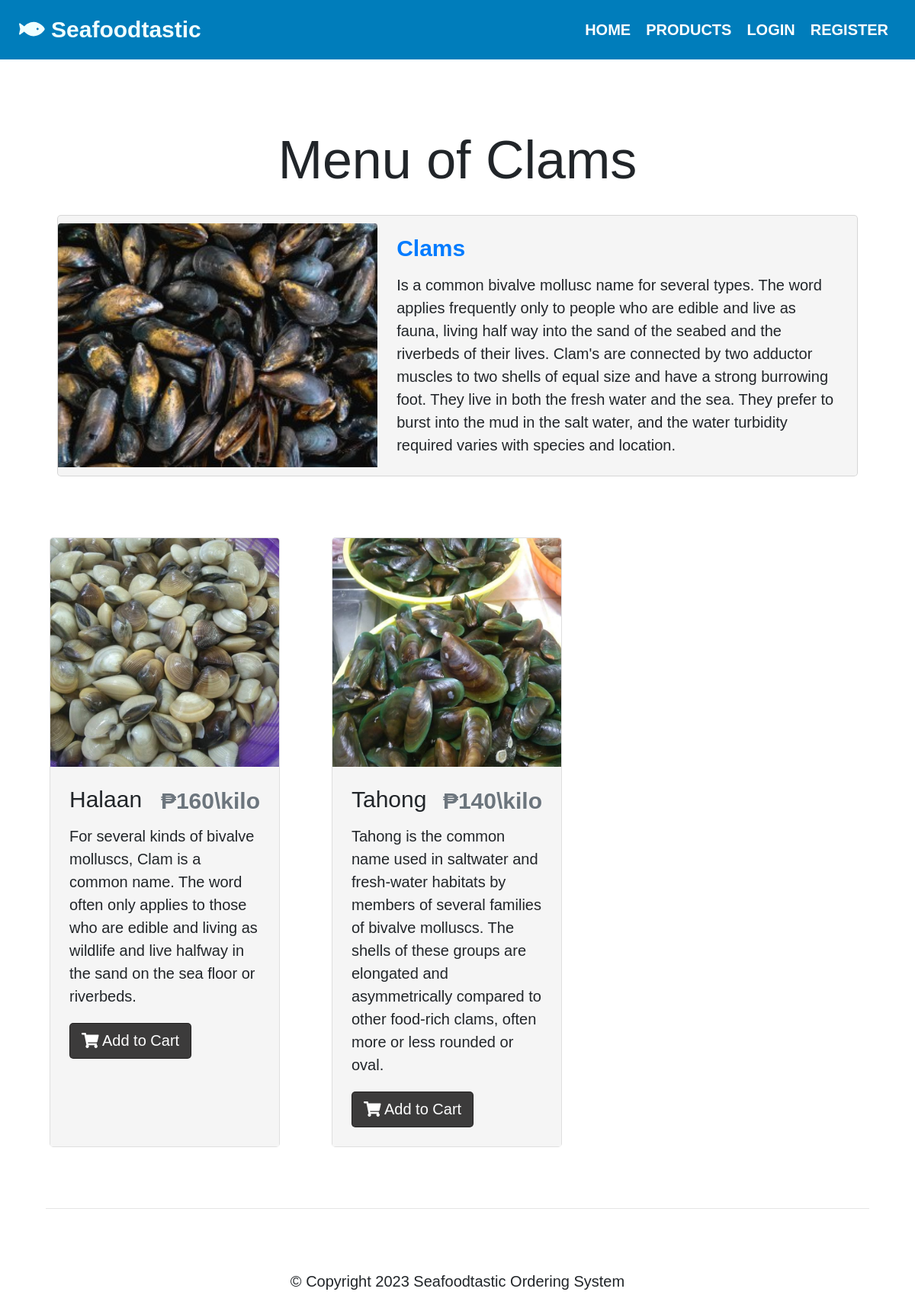
Screenshot of /product/list/2 with the database file from the repository.
### tables this page shows
CREATE TABLE `category` (
  `category_id` int(11) NOT NULL,
  `category_name` varchar(255) NOT NULL,
  `description` varchar(999) NOT NULL,
  `img` text NOT NULL
);

CREATE TABLE `product` (
  `product_id` int(11) NOT NULL,
  `category_id` int(11) NOT NULL,
  `name` varchar(255) NOT NULL,
  `about` varchar(255) NOT NULL,
  `price` float NOT NULL,
  `img` text NOT NULL
);

### application/controllers/Product.php (called while the page is built, shortened)
<?php
class Product extends CI_Controller {
    function __construct(){
        $this->load->library('cart');
    }
    public function list($id) {
        $this->load->model('Product_model');
        $product = $this->Product_model->getProducts($id);
        $this->load->model('Category_model');
        $cat = $this->Category_model->getCategory($id);
        $data['product'] = $product;
        $data['cat'] = $cat;
        $this->load->view('front/partials/header');
        $this->load->view('front/product', $data);
        $this->load->view('front/partials/footer');
    }
}

### index.php (called while the page is built, shortened)
<?php
require_once BASEPATH.'core/CodeIgniter.php';

### application/models/Category_model.php (called while the page is built, shortened)
<?php
class Category_model extends CI_Model {
    public function getCategory($id) {
        $this->db->where('category_id', $id);
        $categories = $this->db->get('category')->row_array();
        return $categories;
    }
}

### application/models/Product_model.php (called while the page is built, shortened)
<?php
class Product_model extends CI_Model {
    public function getProducts($id) {
        $this->db->where('category_id', $id);
        $product = $this->db->get('product')->result_array();
        return $product;
    }
}

### application/views/front/product.php (the view)
<div class="container p-4">
    <div class="row welcome text-center welcome">
        <div class="col-12">
            <h1 class="display-4">Menu of <?php echo $cat['category_name']; ?></h1>
        </div>
    </div>
    <div class="container res-card">
        <div class="card">
            <?php $img = $cat['img'];?>
            <img src="<?php echo base_url().'public/uploads/category/thumb/'.$img; ?>" class="card-img-top" />
            <div class="card-body">
                <h4 class="card-title font-weight-bold text-primary"><?php echo $cat['category_name']; ?></h4>
               <p class="card-text"><?php echo $cat['description']; ?></p>
            </div>
        </div>
    </div>
</div>
<div class="container p-4 dish-card">
    <div class="row">
        <?php if(!empty($product)) { ?>
        <?php foreach($product as $products) { ?>
        <div class="col-md-6 col-lg-4 d-flex align-items-stretch">
            <div class="card mb-4 shadow-sm">
                <?php $image = $products['img'];?>
                <img class="card-img-top" src="<?php echo base_url().'public/uploads/products/thumb/'.$image; ?>">
                <div class="card-body">
                    <div class="d-flex justify-content-between align-items-center">
                        <h4 class="card-title"><?php echo $products['name']; ?></h4>
                        <h4 class="text-muted"><b><span>&#8369;</span><?php echo $products['price']; ?>\kilo</b></h4>
                    </div>
                    <p class="card-text"><?php echo $products['about']; ?></p>
                    <a href="<?php echo base_url().'Product/addToCart/'.$products['product_id']; ?>" class="btn btn-primary"><i
                            class="fas fa-shopping-cart"></i> Add to
                        Cart</a>
                </div>
            </div>
        </div>
        <?php } ?>
        <?php } else { ?>
        <div class="jumbotron">
            <h1>No records found</h1>
        </div>
        <?php } ?>
    </div>
    <hr class="my-4">
</div>

### assets/css/style.css (style rules this page uses)
html, body { height: 100%; width: 100%; font-family: 'Varela Round', sans-serif; font-size: 20px; background-image: url('https://images.pexels.com/photos/242236/pexels-photo-242236.jpeg?cs=srgb&dl=pexels-lorenzo-242236.jpg&fm=jpg'); }
.btn-primary { background-color: #1a1919d8; border: 1px solid #1a1919d8; }
.welcome { width: 75%; margin: 0 auto; padding-top: 2rem; }
.dish-card .card-img-top { width: 300px; height: 300px; object-fit: cover; }
.dish-card .card-body { width: 300px; background-color: #f5f5f5; }
.res-card .card { flex-direction: row; align-items: center; }
.res-card .card-title { font-weight: bold; }
.res-card .card img { width: 80%; height: 40vh; object-fit: cover; }
.res-card .card { background-color: #f5f5f5; }
@media only screen and (max-width: 1200px) { .res-card .card img { width: 40%; } }
[class*="col-"] { padding: 1rem; }

### rows the page displays
category: category_name "Clams", img (picture), description "Is a common bivalve mollusc name for several types. The word applies frequently only to people who are edible and live as fauna, living half way into the sand of the seabed and the riverbeds of their lives. Clam's are connected by two adductor muscles to two shells of equal size and have a strong burrowing foot. They live in both the fresh water and the sea. They prefer to burst into the mud in the salt water, and the water turbidity required varies with species and location."
product: img (picture), name "Halaan", price "160", about "For several kinds of bivalve molluscs, Clam is a common name. The word often only applies to those who are edible and living as wildlife and live halfway in the sand on the sea floor or riverbeds."
product: img (picture), name "Tahong", price "140", about "Tahong is the common name used in saltwater and fresh-water habitats by members of several families of bivalve molluscs. The shells of these groups are elongated and asymmetrically compared to other food-rich clams, often more or less rounded or oval."
